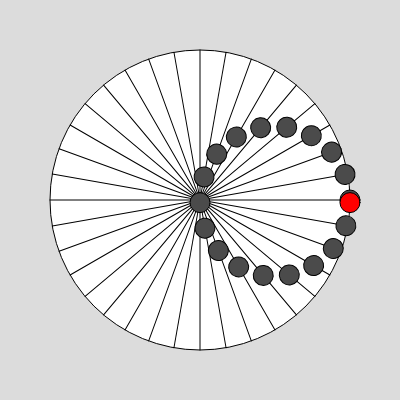
Frame 1 (no input)
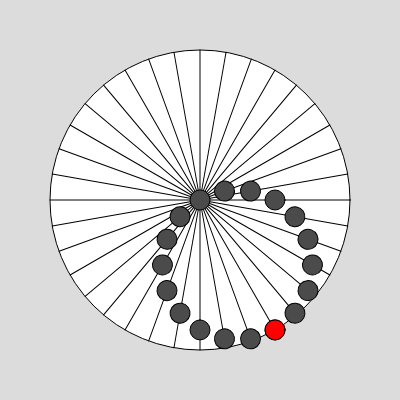
Frame 60 (no input)
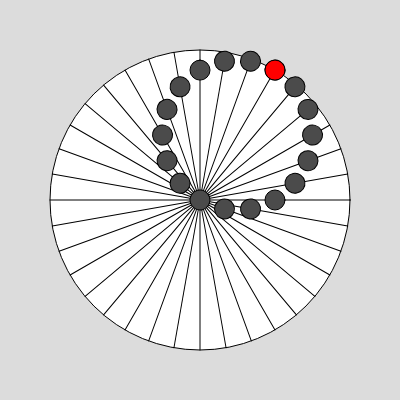
Frame 120 (the mouse pressed at the canvas centre since frame 60)

The p5.js sketch that drew these frames (run headless with seeded random() and noise() and a simulated clock; from frame 60 on, the mouse is pressed at the canvas centre):

// p5.js sketch
// ── sketch.js
let x, y;
let angle = 0;
let r = 150;

function setup() {
    createCanvas(400, 400);
    rectMode(CENTER);
    angleMode(DEGREES);
}

function draw() {
    background(220);
    angle = angle + 1;
    let amouse = angle + map(mouseX, 0, width, 0, 360)
    x = r * cos(amouse);
    y = r * sin(amouse);
    translate(width/2, height / 2);
    fill(255);
    ellipse(0, 0, r * 2, r * 2);

    fill(75, 75, 75, 255);
    for (let a=0 ; a<180 ; a+=10) {
	push();
	rotate(-a);
	line(-r, 0, r, 0);
	pop();
    }
    for (let a=0 ; a<180 ; a+=10) {
	push();
	rotate(-a);
	ellipse(r * cos(amouse + a), 0, 20, 20);
	pop();
    }

    fill(255, 0, 0, 255);
    ellipse(x, y, 20, 20);
}
